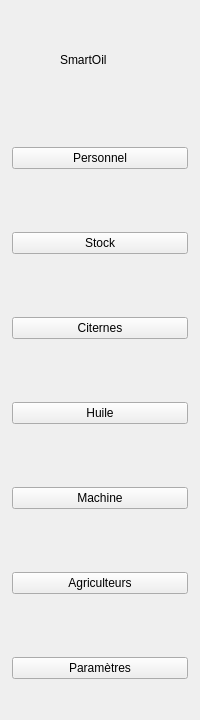
       <widget class="QWidget" name="sidebar" native="true">
        <property name="geometry">
         <rect>
          <x>0</x>
          <y>0</y>
          <width>200</width>
          <height>720</height>
         </rect>
        </property>
        <property name="minimumSize">
         <size>
          <width>200</width>
          <height>0</height>
         </size>
        </property>
        <property name="maximumSize">
         <size>
          <width>220</width>
          <height>16777215</height>
         </size>
        </property>
        <property name="sizePolicy">
         <sizepolicy hsizetype="Fixed" vsizetype="Expanding">
          <horstretch>0</horstretch>
          <verstretch>0</verstretch>
         </sizepolicy>
        </property>
        <property name="autoFillBackground">
         <bool>true</bool>
        </property>
        <property name="styleSheet">
         <string notr="true"/>
        </property>
        <widget class="QWidget" name="verticalLayoutWidget">
         <property name="geometry">
          <rect>
           <x>0</x>
           <y>0</y>
           <width>200</width>
           <height>720</height>
          </rect>
         </property>
           <property name="sizePolicy">
            <sizepolicy hsizetype="Expanding" vsizetype="Expanding">
             <horstretch>0</horstretch>
             <verstretch>0</verstretch>
            </sizepolicy>
           </property>
           <property name="minimumSize">
            <size>
             <width>0</width>
             <height>0</height>
            </size>
           </property>
           <property name="maximumSize">
            <size>
             <width>16777215</width>
             <height>16777215</height>
            </size>
           </property>
         <layout class="QVBoxLayout" name="verticalLayout">
          <property name="spacing">
           <number>39</number>
          </property>
          <property name="leftMargin">
           <number>12</number>
          </property>
          <property name="topMargin">
           <number>12</number>
          </property>
          <property name="rightMargin">
           <number>12</number>
          </property>
          <property name="bottomMargin">
           <number>12</number>
          </property>
          <item>
           <layout class="QHBoxLayout" name="logoandnamesidebar">
            <property name="spacing">
             <number>0</number>
            </property>
            <property name="sizeConstraint">
             <enum>QLayout::SizeConstraint::SetDefaultConstraint</enum>
            </property>
            <property name="leftMargin">
             <number>0</number>
            </property>
            <item>
             <widget class="QLabel" name="sidebarlogo">
              <property name="minimumSize">
               <size>
                <width>48</width>
                <height>48</height>
               </size>
              </property>
              <property name="maximumSize">
               <size>
                <width>96</width>
                <height>96</height>
               </size>
              </property>
              <property name="text">
               <string/>
              </property>
              <property name="pixmap">
               <pixmap resource="img.qrc">:/img/logo2.png</pixmap>
              </property>
              <property name="scaledContents">
               <bool>true</bool>
              </property>
             </widget>
            </item>
            <item>
             <widget class="QLabel" name="namesidebar">
              <property name="sizePolicy">
               <sizepolicy hsizetype="Expanding" vsizetype="Fixed">
                <horstretch>0</horstretch>
                <verstretch>0</verstretch>
               </sizepolicy>
              </property>
              <property name="text">
               <string>SmartOil</string>
              </property>
              <property name="wordWrap">
               <bool>true</bool>
              </property>
             </widget>
            </item>
            <item>
             <widget class="QToolButton" name="sidebarToggleBtn">
              <property name="toolTip">
               <string>Réduire / étendre la barre latérale</string>
              </property>
              <property name="text">
               <string/>
              </property>
              <property name="icon">
               <iconset resource="img.qrc">
                <normaloff>:/img/menu.svg</normaloff>:/img/menu.svg</iconset>
              </property>
              <property name="iconSize">
               <size>
                <width>18</width>
                <height>18</height>
               </size>
              </property>
              <property name="autoRaise">
               <bool>true</bool>
              </property>
             </widget>
            </item>
           </layout>
          </item>
          <item>
           <widget class="QPushButton" name="btnmod1">
            <property name="checkable">
             <bool>true</bool>
            </property>
            <property name="toolTip">
             <string>Aller au module Personnel</string>
            </property>
            <property name="text">
             <string>Personnel</string>
            </property>
            <property name="icon">
             <iconset resource="img.qrc">
              <normaloff>:/img/people.svg</normaloff>:/img/people.svg</iconset>
            </property>
            <property name="iconSize">
             <size>
              <width>20</width>
              <height>20</height>
             </size>
            </property>
           </widget>
          </item>
          <item>
           <widget class="QPushButton" name="btnmod2">
            <property name="checkable">
             <bool>true</bool>
            </property>
            <property name="toolTip">
             <string>Aller au module Stock</string>
            </property>
            <property name="text">
             <string>Stock</string>
            </property>
            <property name="icon">
             <iconset resource="img.qrc">
              <normaloff>:/img/stock.svg</normaloff>:/img/stock.svg</iconset>
            </property>
            <property name="iconSize">
             <size>
              <width>20</width>
              <height>20</height>
             </size>
            </property>
           </widget>
          </item>
          <item>
           <widget class="QPushButton" name="btnmod3">
            <property name="checkable">
             <bool>true</bool>
            </property>
            <property name="toolTip">
             <string>Aller au module Citernes</string>
            </property>
            <property name="text">
             <string>Citernes</string>
            </property>
            <property name="icon">
             <iconset resource="img.qrc">
              <normaloff>:/img/cistern.svg</normaloff>:/img/cistern.svg</iconset>
            </property>
            <property name="iconSize">
             <size>
              <width>20</width>
              <height>20</height>
             </size>
            </property>
           </widget>
          </item>
          <item>
           <widget class="QPushButton" name="btnmod4">
            <property name="checkable">
             <bool>true</bool>
            </property>
            <property name="toolTip">
             <string>Aller au module Huile</string>
            </property>
            <property name="text">
             <string>Huile</string>
            </property>
            <property name="icon">
             <iconset resource="img.qrc">
              <normaloff>:/img/olive_oil.svg</normaloff>:/img/olive_oil.svg</iconset>
            </property>
            <property name="iconSize">
             <size>
              <width>20</width>
              <height>20</height>
             </size>
            </property>
           </widget>
          </item>
          <item>
           <widget class="QPushButton" name="btnmod5">
            <property name="checkable">
             <bool>true</bool>
            </property>
            <property name="toolTip">
             <string>Aller au module Machine</string>
            </property>
            <property name="text">
             <string>Machine</string>
            </property>
            <property name="icon">
             <iconset resource="img.qrc">
              <normaloff>:/img/machine.svg</normaloff>:/img/machine.svg</iconset>
            </property>
            <property name="iconSize">
             <size>
              <width>20</width>
              <height>20</height>
             </size>
            </property>
           </widget>
          </item>
          <item>
           <widget class="QPushButton" name="btnmod6">
            <property name="checkable">
             <bool>true</bool>
            </property>
            <property name="toolTip">
             <string>Aller au module Agriculteurs</string>
            </property>
            <property name="text">
             <string>Agriculteurs</string>
            </property>
            <property name="icon">
             <iconset resource="img.qrc">
              <normaloff>:/img/farmer.svg</normaloff>:/img/farmer.svg</iconset>
            </property>
            <property name="iconSize">
             <size>
              <width>20</width>
              <height>20</height>
             </size>
            </property>
           </widget>
          </item>
          <item>
           <widget class="QPushButton" name="btnSettings">
            <property name="checkable">
             <bool>true</bool>
            </property>
            <property name="toolTip">
             <string>Paramètres</string>
            </property>
            <property name="text">
             <string>Paramètres</string>
            </property>
            <property name="icon">
             <iconset resource="img.qrc">
              <normaloff>:/img/settings.svg</normaloff>:/img/settings.svg</iconset>
            </property>
            <property name="iconSize">
             <size>
              <width>20</width>
              <height>20</height>
             </size>
            </property>
           </widget>
          </item>
         </layout>
        </widget>
       </widget>
